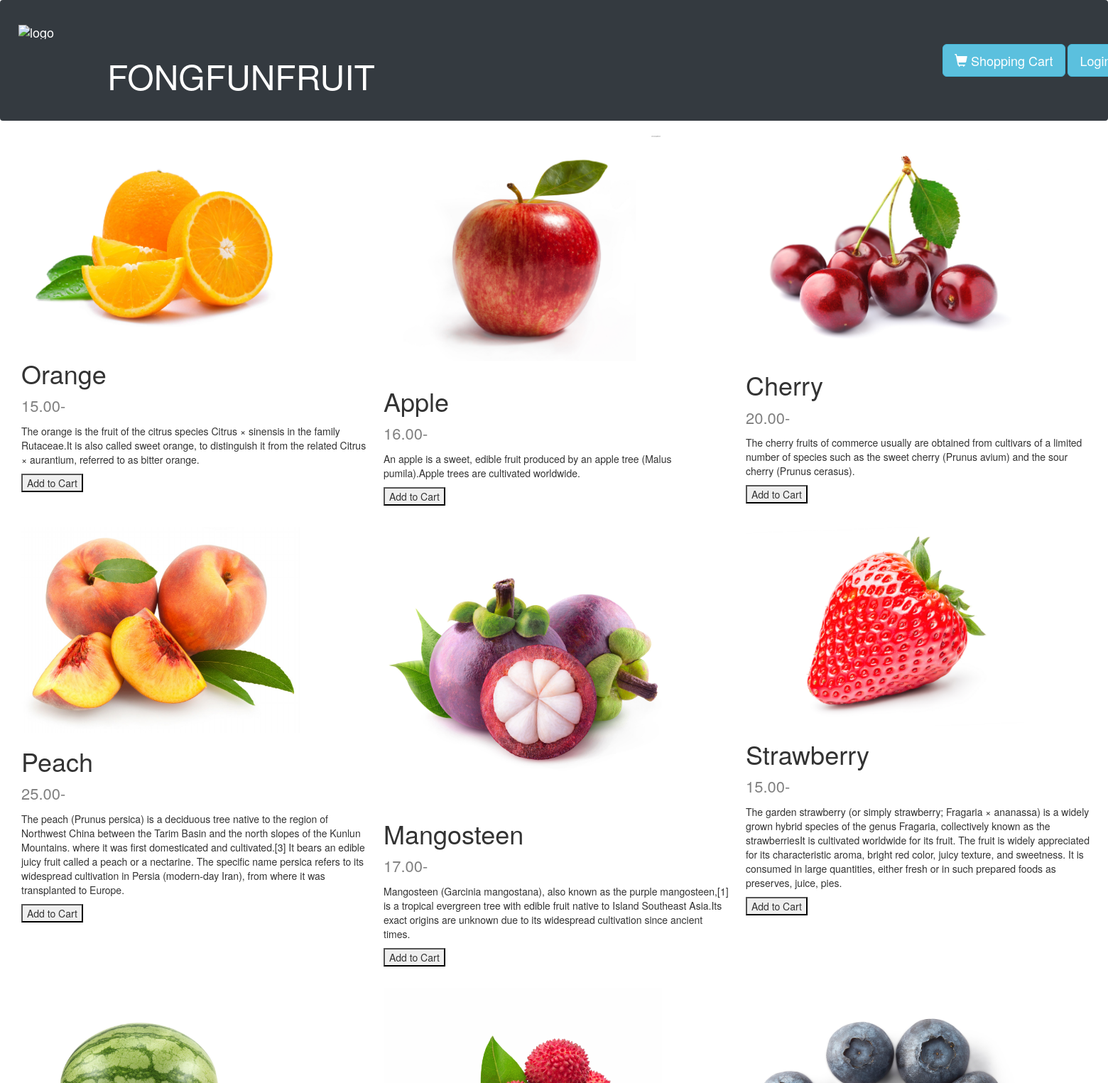
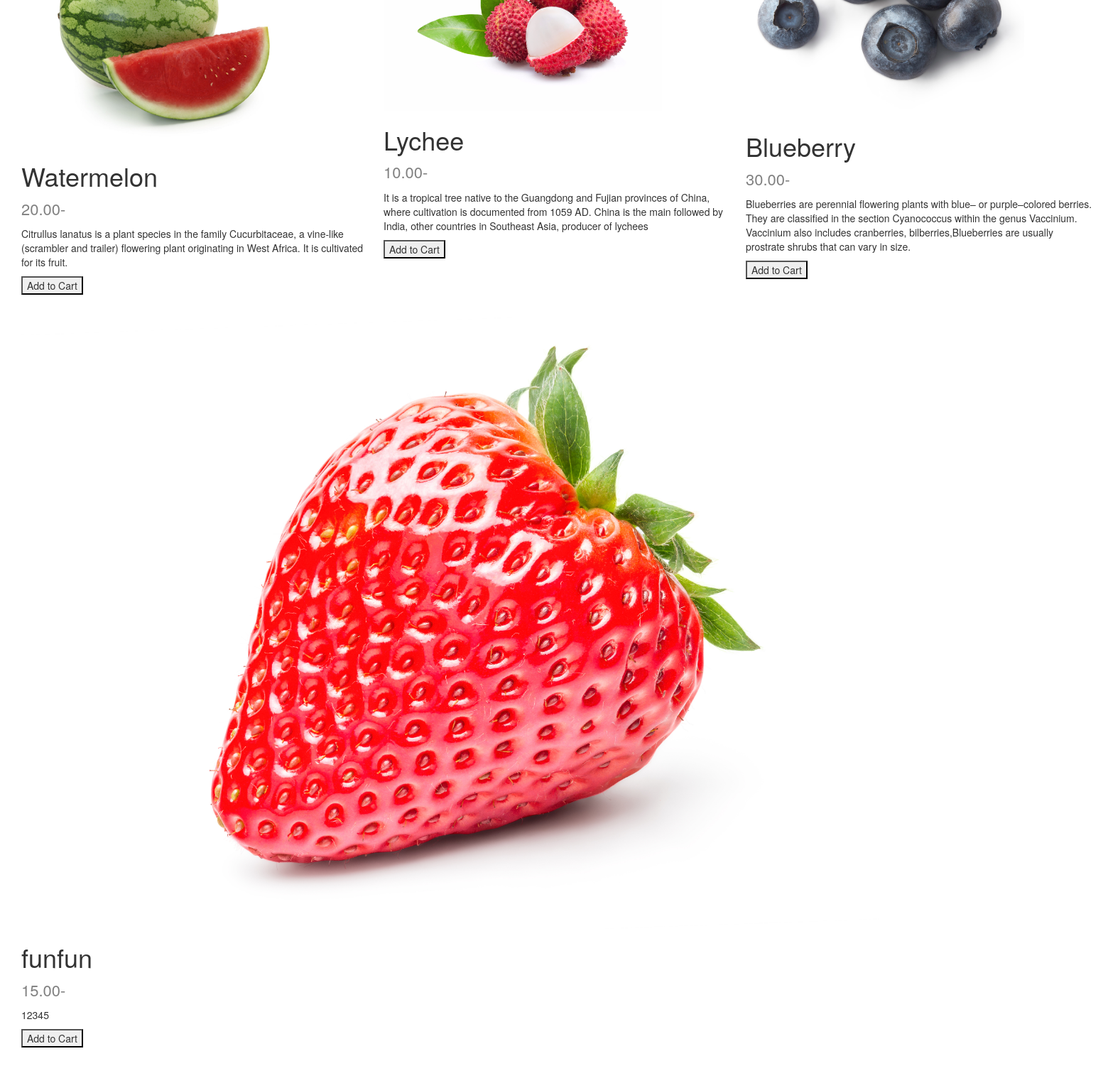
The page / on the database its author committed (2 pictures, top to bottom).
### myapp/models.py (models this page shows, shortened)
class Item(models.Model):
    name = models.CharField(max_length=20)
    description = models.TextField()
    price = models.DecimalField(max_digits=5, decimal_places=2)
    image = models.ImageField(blank=True)

### myapp/views.py (the view)
# urls.py: path('',views.store, name='store'),
def store(request):
    context = {'items' : Item.objects.all()}
    return render(request, 'store.html', context)

### template/store.html (shortened to what this page needs)
{% extends 'base.html' %}
{% block content %}
<div class='some-page-wrapper'>
    {% for p in items %}
      {% if forloop.counter0|divisibleby:"3" %}
        <div class='row'>
      {% endif %}
      <div class='column'>
        <div class="card2">
          <img src="/media/{{p.image}}" alt="Denim Jeans" style="width:80%">
          <h1>{{p.name}}</h1>
          <p class="price">{{p.price}}-</p>
          <p>{{p.description}}</p>
          <p><button>Add to Cart</button></p>
          <br>
        </div>
      </div>
      {% if forloop.counter|divisibleby:"3" %}
        </div>
      {% endif %}
    {% endfor %}
  </div>
</div><br>
{% endblock %}

### template/base.html (shortened to what this page needs)
{% load static %}
<!DOCTYPE html>
<html lang="en">
<head>
  <link rel="stylesheet" href="{% static "css/bootstrap.min.css" %}">
</head>
<body>
<nav class="navbar navbar-expand-sm bg-dark navbar-dark" style="height: 170px;">
  <a class="navbar-brand" href="#">
    <img src="https://pngimage.net/wp-content/uploads/2018/06/fruit-logo-png-8.png"  alt="logo" style="margin-top: -40px; width: 100px" , style=text-align:center;font-family:verdana;color:blue; >
  </a>
  <font size="15" color="white" style="margin-top: 45px;"">
    FONGFUNFRUIT
  </font>
<html>
  <head>
    <link rel="stylesheet" href="https://maxcdn.bootstrapcdn.com/bootstrap/3.3.7/css/bootstrap.min.css">
  </head>
  <body>
       <div align="right">
      <div class="container">
        <a href="{% url 'cart' %} "class="btn btn-info btn-lg">
          <span class="glyphicon glyphicon-shopping-cart"></span> Shopping Cart
        </a>
        {% if user.is_authenticated %}
          <a href="#" class="btn btn-info btn-lg" onclick="alert('Coming Soon')">
            Hello : {{ user.username }}
          </a>
          <a href="{% url 'logout' %}" class="btn btn-info btn-lg">
            Logout
          </a>
        {% else %}
          <a href="{% url 'login_page' %}" class="btn btn-info btn-lg">
            Login/Register
          </a>
        {% endif %}
    </div>
  </body>
</html>
</nav>
<div class="container-fluid">
    {% block content %}
    {% endblock %}
</div>
</body>
</html>

### template/store.html (style rules this page uses)
.price { color: grey; font-size: 22px; }
.row { display: flex; flex-direction: row; flex-wrap: wrap; width: 100%; margin-left: 15px !important; }
.column { display: flex; flex-direction: column; flex-basis: 100%; flex: 1; margin-right: 20px !important; }

### rows shown on the page
Item: image (picture), name "Orange", price "15.00", description "The orange is the fruit of the citrus species Citrus × sinensis in the family Rutaceae.It is also called sweet orange, to distinguish it from the related Citrus × aurantium, referred to as bitter orange."
Item: image (picture), name "Apple", price "16.00", description "An apple is a sweet, edible fruit produced by an apple tree (Malus pumila).Apple trees are cultivated worldwide."
Item: image (picture), name "Cherry", price "20.00", description "The cherry fruits of commerce usually are obtained from cultivars of a limited number of species such as the sweet cherry (Prunus avium) and the sour cherry (Prunus cerasus)."
Item: image (picture), name "Peach", price "25.00", description "The peach (Prunus persica) is a deciduous tree native to the region of Northwest China between the Tarim Basin and the north slopes of the Kunlun Mountains. where it was first domesticated and cultivated.[3] It bears an edible juicy fruit called a peach or a nectarine. The specific name persica refers to its widespread cultivation in Persia (modern-day Iran), from where it was transplanted to Europe."
Item: image (picture), name "Mangosteen", price "17.00", description "Mangosteen (Garcinia mangostana), also known as the purple mangosteen,[1] is a tropical evergreen tree with edible fruit native to Island Southeast Asia.Its exact origins are unknown due to its widespread cultivation since ancient times."
Item: image (picture), name "Strawberry", price "15.00", description "The garden strawberry (or simply strawberry; Fragaria × ananassa) is a widely grown hybrid species of the genus Fragaria, collectively known as the strawberriesIt is cultivated worldwide for its fruit. The fruit is widely appreciated for its characteristic aroma, bright red color, juicy texture, and sweetness. It is consumed in large quantities, either fresh or in such prepared foods as preserves, juice, pies."
Item: image (picture), name "Watermelon", price "20.00", description "Citrullus lanatus is a plant species in the family Cucurbitaceae, a vine-like (scrambler and trailer) flowering plant originating in West Africa. It is cultivated for its fruit."
Item: image (picture), name "Lychee", price "10.00", description "It is a tropical tree native to the Guangdong and Fujian provinces of China, where cultivation is documented from 1059 AD. China is the main followed by India, other countries in Southeast Asia, producer of lychees"
Item: image (picture), name "Blueberry", price "30.00", description "Blueberries are perennial flowering plants with blue– or purple–colored berries. They are classified in the section Cyanococcus within the genus Vaccinium. Vaccinium also includes cranberries, bilberries,Blueberries are usually prostrate shrubs that can vary in size."
Item: image (picture), name "funfun", price "15.00", description "12345"
